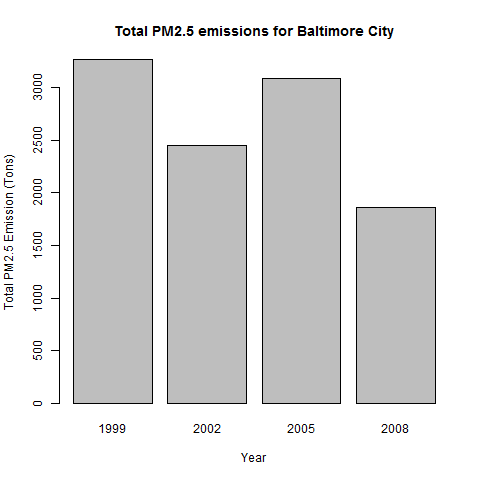

The script that saved this image:


totalEmissionsBaltimore <- EmissionsBaltimore %>% group_by(Pollutant, year)%>%
                                summarise(sumEmissions=sum(Emissions))

barplot(totalEmissionsBaltimore$sumEmissions, ylab = "Total PM2.5 Emission (Tons)",
        xlab= "Year", names.arg = totalEmissionsBaltimore$year, 
        main = "Total PM2.5 emissions for Baltimore City")

dev.copy(png, file ='plot2.png', width=480, height=480, units='px')  
dev.off()